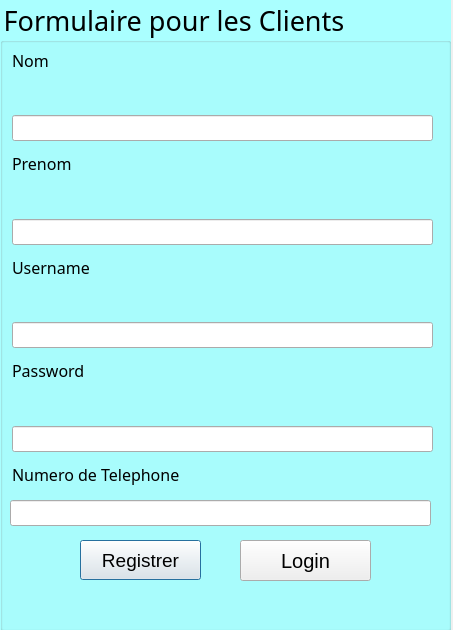
<?xml version="1.0" encoding="UTF-8"?>
<ui version="4.0">
 <class>RegisterStudent</class>
 <widget class="QDialog" name="RegisterStudent">
  <property name="geometry">
   <rect>
    <x>0</x>
    <y>0</y>
    <width>453</width>
    <height>630</height>
   </rect>
  </property>
  <property name="windowTitle">
   <string>RegisterStudent</string>
  </property>
  <widget class="QGroupBox" name="RegiStudForm">
   <property name="geometry">
    <rect>
     <x>0</x>
     <y>0</y>
     <width>451</width>
     <height>631</height>
    </rect>
   </property>
   <property name="font">
    <font>
     <family>Aldhabi</family>
     <pointsize>20</pointsize>
    </font>
   </property>
   <property name="styleSheet">
    <string notr="true">#RegiStudForm{
background :rgb(170, 255, 255)
}</string>
   </property>
   <property name="title">
    <string>Formulaire pour les Clients</string>
   </property>
   <widget class="QLabel" name="label">
    <property name="geometry">
     <rect>
      <x>12</x>
      <y>45</y>
      <width>40</width>
      <height>30</height>
     </rect>
    </property>
    <property name="font">
     <font>
      <family>Andalus</family>
      <pointsize>12</pointsize>
     </font>
    </property>
    <property name="text">
     <string>Nom</string>
    </property>
   </widget>
   <widget class="QLabel" name="label_2">
    <property name="geometry">
     <rect>
      <x>12</x>
      <y>148</y>
      <width>64</width>
      <height>30</height>
     </rect>
    </property>
    <property name="font">
     <font>
      <family>Andalus</family>
      <pointsize>12</pointsize>
     </font>
    </property>
    <property name="text">
     <string>Prenom</string>
    </property>
   </widget>
   <widget class="QLineEdit" name="PrenomEtud">
    <property name="geometry">
     <rect>
      <x>12</x>
      <y>219</y>
      <width>421</width>
      <height>26</height>
     </rect>
    </property>
   </widget>
   <widget class="QLabel" name="label_3">
    <property name="geometry">
     <rect>
      <x>12</x>
      <y>252</y>
      <width>83</width>
      <height>30</height>
     </rect>
    </property>
    <property name="font">
     <font>
      <family>Andalus</family>
      <pointsize>12</pointsize>
     </font>
    </property>
    <property name="text">
     <string>Username</string>
    </property>
   </widget>
   <widget class="QLineEdit" name="UsernameStudRegi">
    <property name="geometry">
     <rect>
      <x>12</x>
      <y>322</y>
      <width>421</width>
      <height>26</height>
     </rect>
    </property>
   </widget>
   <widget class="QLabel" name="PasswordEtud">
    <property name="geometry">
     <rect>
      <x>12</x>
      <y>355</y>
      <width>76</width>
      <height>30</height>
     </rect>
    </property>
    <property name="font">
     <font>
      <family>Andalus</family>
      <pointsize>12</pointsize>
     </font>
    </property>
    <property name="text">
     <string>Password</string>
    </property>
   </widget>
   <widget class="QLineEdit" name="PasswordEtudRegi">
    <property name="geometry">
     <rect>
      <x>12</x>
      <y>426</y>
      <width>421</width>
      <height>26</height>
     </rect>
    </property>
    <property name="echoMode">
     <enum>QLineEdit::Password</enum>
    </property>
   </widget>
   <widget class="QLabel" name="label_4">
    <property name="geometry">
     <rect>
      <x>12</x>
      <y>459</y>
      <width>191</width>
      <height>30</height>
     </rect>
    </property>
    <property name="font">
     <font>
      <family>Andalus</family>
      <pointsize>12</pointsize>
     </font>
    </property>
    <property name="text">
     <string>Numero de Telephone </string>
    </property>
   </widget>
   <widget class="QLineEdit" name="SpecEtud">
    <property name="geometry">
     <rect>
      <x>10</x>
      <y>500</y>
      <width>421</width>
      <height>26</height>
     </rect>
    </property>
   </widget>
   <widget class="QPushButton" name="studButtomRegister">
    <property name="geometry">
     <rect>
      <x>80</x>
      <y>540</y>
      <width>121</width>
      <height>40</height>
     </rect>
    </property>
    <property name="font">
     <font>
      <pointsize>14</pointsize>
     </font>
    </property>
    <property name="text">
     <string>Registrer</string>
    </property>
   </widget>
   <widget class="QLineEdit" name="NomEtud">
    <property name="geometry">
     <rect>
      <x>12</x>
      <y>115</y>
      <width>421</width>
      <height>26</height>
     </rect>
    </property>
   </widget>
   <widget class="QPushButton" name="LoginEtud">
    <property name="geometry">
     <rect>
      <x>240</x>
      <y>540</y>
      <width>131</width>
      <height>41</height>
     </rect>
    </property>
    <property name="font">
     <font>
      <pointsize>15</pointsize>
     </font>
    </property>
    <property name="text">
     <string>Login</string>
    </property>
   </widget>
  </widget>
 </widget>
 <tabstops>
  <tabstop>studButtomRegister</tabstop>
  <tabstop>PrenomEtud</tabstop>
  <tabstop>UsernameStudRegi</tabstop>
  <tabstop>PasswordEtudRegi</tabstop>
  <tabstop>SpecEtud</tabstop>
 </tabstops>
 <resources/>
 <connections/>
</ui>
